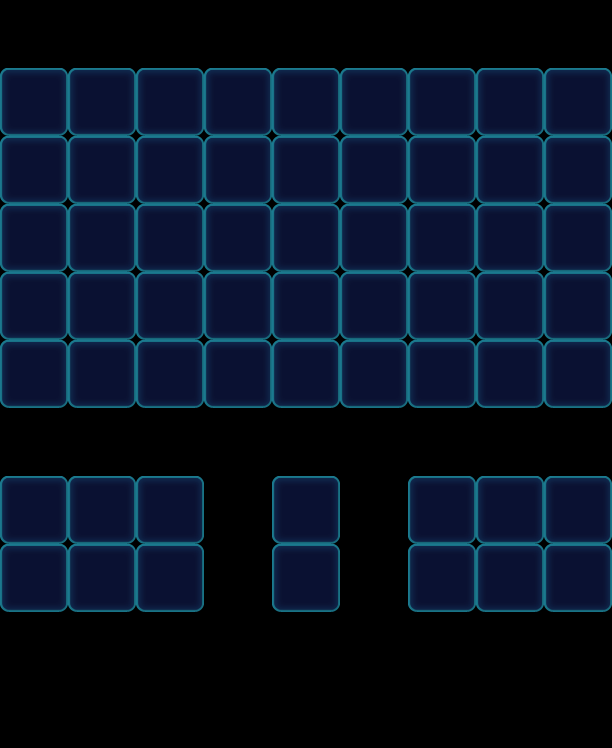

Below is a game level as drawn by its tile map, then a one-line description and the .tmx that defines it (tile-layer data replaced by summaries):
An orthogonal 9x11 tile map with 68x68 px tiles, 1 tile layer (Valid), 2 tilesets and 125 objects (50x Floor, 32x Stone, 27x Monster, 16x Factory_Normal).

<map version="1.0" orientation="orthogonal" width="9" height="11" tilewidth="68" tileheight="68">
 <tileset firstgid="1" name="game_grid1" tilewidth="68" tileheight="68">
  <image source="game_grid1.png" width="68" height="68" />
 </tileset>
 <tileset firstgid="2" name="map" tilewidth="68" tileheight="68">
  <image source="map.png" width="1024" height="1024" />
 </tileset>
 <layer name="Valid" width="9" height="11">
  <data>[99 cells, 59 non-empty, 1 distinct tile ids]</data>
 </layer>
 <objectgroup name="BottomObj" width="9" height="11">
  <object type="Floor" gid="33" x="0" y="204">
   <properties>
    <property name="Layers" value="2" />
   </properties>
  </object>
  <object type="Floor" gid="33" x="68" y="204">
   <properties>
    <property name="Layers" value="2" />
   </properties>
  </object>
  <object type="Floor" gid="33" x="136" y="204">
   <properties>
    <property name="Layers" value="2" />
   </properties>
  </object>
  <object type="Floor" gid="33" x="204" y="204">
   <properties>
    <property name="Layers" value="2" />
   </properties>
  </object>
  <object type="Floor" gid="33" x="272" y="204">
   <properties>
    <property name="Layers" value="2" />
   </properties>
  </object>
  <object type="Floor" gid="33" x="340" y="204">
   <properties>
    <property name="Layers" value="2" />
   </properties>
  </object>
  <object type="Floor" gid="33" x="408" y="204">
   <properties>
    <property name="Layers" value="2" />
   </properties>
  </object>
  <object type="Floor" gid="33" x="476" y="204">
   <properties>
    <property name="Layers" value="2" />
   </properties>
  </object>
  <object type="Floor" gid="33" x="544" y="204">
   <properties>
    <property name="Layers" value="2" />
   </properties>
  </object>
  <object type="Floor" gid="33" x="476" y="272">
   <properties>
    <property name="Layers" value="2" />
   </properties>
  </object>
  <object type="Floor" gid="33" x="68" y="272">
   <properties>
    <property name="Layers" value="2" />
   </properties>
  </object>
  <object type="Floor" gid="33" x="408" y="272">
   <properties>
    <property name="Layers" value="2" />
   </properties>
  </object>
  <object type="Floor" gid="33" x="136" y="272">
   <properties>
    <property name="Layers" value="2" />
   </properties>
  </object>
  <object type="Floor" gid="33" x="204" y="272">
   <properties>
    <property name="Layers" value="2" />
   </properties>
  </object>
  <object type="Floor" gid="33" x="544" y="272">
   <properties>
    <property name="Layers" value="2" />
   </properties>
  </object>
  <object type="Floor" gid="33" x="272" y="272">
   <properties>
    <property name="Layers" value="2" />
   </properties>
  </object>
  <object type="Floor" gid="33" x="340" y="272">
   <properties>
    <property name="Layers" value="2" />
   </properties>
  </object>
  <object type="Floor" gid="33" x="0" y="272">
   <properties>
    <property name="Layers" value="2" />
   </properties>
  </object>
  <object type="Floor" gid="33" x="476" y="340">
   <properties>
    <property name="Layers" value="2" />
   </properties>
  </object>
  <object type="Floor" gid="33" x="68" y="340">
   <properties>
    <property name="Layers" value="2" />
   </properties>
  </object>
  <object type="Floor" gid="33" x="408" y="340">
   <properties>
    <property name="Layers" value="2" />
   </properties>
  </object>
  <object type="Floor" gid="33" x="136" y="340">
   <properties>
    <property name="Layers" value="2" />
   </properties>
  </object>
  <object type="Floor" gid="33" x="204" y="340">
   <properties>
    <property name="Layers" value="2" />
   </properties>
  </object>
  <object type="Floor" gid="33" x="544" y="340">
   <properties>
    <property name="Layers" value="2" />
   </properties>
  </object>
  <object type="Floor" gid="33" x="272" y="340">
   <properties>
    <property name="Layers" value="2" />
   </properties>
  </object>
  <object type="Floor" gid="33" x="340" y="340">
   <properties>
    <property name="Layers" value="2" />
   </properties>
  </object>
  <object type="Floor" gid="33" x="0" y="340">
   <properties>
    <property name="Layers" value="2" />
   </properties>
  </object>
  <object type="Floor" gid="33" x="476" y="408">
   <properties>
    <property name="Layers" value="2" />
   </properties>
  </object>
  <object type="Floor" gid="33" x="68" y="408">
   <properties>
    <property name="Layers" value="2" />
   </properties>
  </object>
  <object type="Floor" gid="33" x="408" y="408">
   <properties>
    <property name="Layers" value="2" />
   </properties>
  </object>
  <object type="Floor" gid="33" x="136" y="408">
   <properties>
    <property name="Layers" value="2" />
   </properties>
  </object>
  <object type="Floor" gid="33" x="204" y="408">
   <properties>
    <property name="Layers" value="2" />
   </properties>
  </object>
  <object type="Floor" gid="33" x="544" y="408">
   <properties>
    <property name="Layers" value="2" />
   </properties>
  </object>
  <object type="Floor" gid="33" x="272" y="408">
   <properties>
    <property name="Layers" value="2" />
   </properties>
  </object>
  <object type="Floor" gid="33" x="340" y="408">
   <properties>
    <property name="Layers" value="2" />
   </properties>
  </object>
  <object type="Floor" gid="33" x="0" y="408">
   <properties>
    <property name="Layers" value="2" />
   </properties>
  </object>
  <object type="Floor" gid="33" x="476" y="544">
   <properties>
    <property name="Layers" value="2" />
   </properties>
  </object>
  <object type="Floor" gid="33" x="68" y="544">
   <properties>
    <property name="Layers" value="2" />
   </properties>
  </object>
  <object type="Floor" gid="33" x="408" y="544">
   <properties>
    <property name="Layers" value="2" />
   </properties>
  </object>
  <object type="Floor" gid="33" x="136" y="544">
   <properties>
    <property name="Layers" value="2" />
   </properties>
  </object>
  <object type="Floor" gid="33" x="544" y="544">
   <properties>
    <property name="Layers" value="2" />
   </properties>
  </object>
  <object type="Floor" gid="33" x="272" y="544">
   <properties>
    <property name="Layers" value="2" />
   </properties>
  </object>
  <object type="Floor" gid="33" x="0" y="544">
   <properties>
    <property name="Layers" value="2" />
   </properties>
  </object>
  <object type="Floor" gid="33" x="476" y="612">
   <properties>
    <property name="Layers" value="2" />
   </properties>
  </object>
  <object type="Floor" gid="33" x="68" y="612">
   <properties>
    <property name="Layers" value="2" />
   </properties>
  </object>
  <object type="Floor" gid="33" x="408" y="612">
   <properties>
    <property name="Layers" value="2" />
   </properties>
  </object>
  <object type="Floor" gid="33" x="136" y="612">
   <properties>
    <property name="Layers" value="2" />
   </properties>
  </object>
  <object type="Floor" gid="33" x="544" y="612">
   <properties>
    <property name="Layers" value="2" />
   </properties>
  </object>
  <object type="Floor" gid="33" x="272" y="612">
   <properties>
    <property name="Layers" value="2" />
   </properties>
  </object>
  <object type="Floor" gid="33" x="0" y="612">
   <properties>
    <property name="Layers" value="2" />
   </properties>
  </object>
 </objectgroup>
 <objectgroup name="MiddleObj" width="9" height="11">
  <object name="55" type="Monster" gid="19" x="272" y="408">
   <properties>
    <property name="Color" value="Yellow" />
   </properties>
  </object>
  <object name="53" type="Monster" gid="3" x="0" y="408">
   <properties>
    <property name="Color" value="Green" />
   </properties>
  </object>
  </objectgroup>
 <objectgroup color="#000000" name="TopObj" width="9" height="11">
  <!-- 48 objects omitted --></objectgroup>
</map>
<!-- 73 of 125 objects omitted -->
